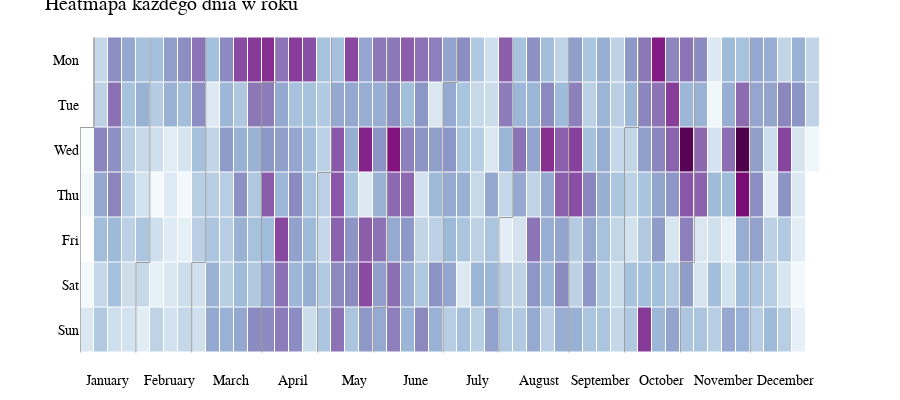

The notebook cell saved with this chart:
### Code cell
dataset['begintrip_timestamp_local'] = pd.to_datetime(dataset['begintrip_timestamp_local'])
dataset['day_of_year'] = dataset['begintrip_timestamp_local'].dt.day_of_year

dataset = dataset.dropna(subset=['day_of_year'])
dataset['day_of_year'] = dataset['day_of_year'].astype(int)

day_of_year_counts = dataset.groupby('day_of_year').size().reset_index(name='count')

reference_year = 2025
day_of_year_counts['date'] = pd.to_datetime(day_of_year_counts['day_of_year'].astype(str), format='%j')

day_of_year_counts['date'] = day_of_year_counts['date'].apply(lambda x: x.replace(year=reference_year))


fig = calplot(
    day_of_year_counts,  
    x='date',            
    y='count',
    title="Heatmapa kazdego dnia w roku",
    colorscale='BuPu'
)

fig.update_layout(
    height=400,
    font=dict(family='Arial', size=14, color='black'))
fig.show()

### Figure 1 — Plotly figure (JSON) as saved in the notebook; plotly's stock layout.template omitted (floating-point values rounded to 4 significant figures; data arrays with more than 128 entries replaced by an {"elided": "..."} marker saying what was removed)
{"data": [{"colorscale": [[0, "rgb(247,252,253)"], [0.125, "rgb(224,236,244)"], [0.25, "rgb(191,211,230)"], [0.375, "rgb(158,188,218)"], [0.5, "rgb(140,150,198)"], [0.625, "rgb(140,107,177)"], [0.75, "rgb(136,65,157)"], [0.875, "rgb(129,15,124)"], [1, "rgb(77,0,75)"]], "customdata": {"elided": "366x2 str values"}, "hovertemplate": "%{customdata[0]} <br>Week=%{x} <br>%{customdata[1]}=%{z}", "name": "2025", "showscale": false, "type": "heatmap", "x": {"elided": "366 int values"}, "xaxis": "x", "xgap": 1, "y": {"elided": "366 int values"}, "yaxis": "y", "ygap": 1, "z": {"elided": "366 int values"}, "zmax": 143, "zmin": 2}, {"hoverinfo": "skip", "line": {"color": "#9e9e9e", "width": 1}, "mode": "lines", "type": "scatter", "x": [-0.5, -0.5], "xaxis": "x", "y": [1.5, 6.5], "yaxis": "y"}, {"hoverinfo": "skip", "line": {"color": "#9e9e9e", "width": 1}, "mode": "lines", "type": "scatter", "x": [-0.5, 0.5], "xaxis": "x", "y": [1.5, 1.5], "yaxis": "y"}, {"hoverinfo": "skip", "line": {"color": "#9e9e9e", "width": 1}, "mode": "lines", "type": "scatter", "x": [0.5, 0.5], "xaxis": "x", "y": [1.5, -0.5], "yaxis": "y"}, {"hoverinfo": "skip", "line": {"color": "#9e9e9e", "width": 1}, "mode": "lines", "type": "scatter", "x": [-0.5, -0.5], "xaxis": "x", "y": [1.5, 6.5], "yaxis": "y"}, {"hoverinfo": "skip", "line": {"color": "#9e9e9e", "width": 1}, "mode": "lines", "type": "scatter", "x": [-0.5, 0.5], "xaxis": "x", "y": [1.5, 1.5], "yaxis": "y"}, {"hoverinfo": "skip", "line": {"color": "#9e9e9e", "width": 1}, "mode": "lines", "type": "scatter", "x": [0.5, 0.5], "xaxis": "x", "y": [1.5, -0.5], "yaxis": "y"}, {"hoverinfo": "skip", "line": {"color": "#9e9e9e", "width": 1}, "mode": "lines", "type": "scatter", "x": [3.5, 3.5], "xaxis": "x", "y": [4.5, 6.5], "yaxis": "y"}, {"hoverinfo": "skip", "line": {"color": "#9e9e9e", "width": 1}, "mode": "lines", "type": "scatter", "x": [3.5, 4.5], "xaxis": "x", "y": [4.5, 4.5], "yaxis": "y"}, {"hoverinfo": "skip", "line": {"color": "#9e9e9e", "width": 1}, "mode": "lines", "type": "scatter", "x": [4.5, 4.5], "xaxis": "x", "y": [4.5, -0.5], "yaxis": "y"}, {"hoverinfo": "skip", "line": {"color": "#9e9e9e", "width": 1}, "mode": "lines", "type": "scatter", "x": [7.5, 7.5], "xaxis": "x", "y": [4.5, 6.5], "yaxis": "y"}, {"hoverinfo": "skip", "line": {"color": "#9e9e9e", "width": 1}, "mode": "lines", "type": "scatter", "x": [7.5, 8.5], "xaxis": "x", "y": [4.5, 4.5], "yaxis": "y"}, {"hoverinfo": "skip", "line": {"color": "#9e9e9e", "width": 1}, "mode": "lines", "type": "scatter", "x": [8.5, 8.5], "xaxis": "x", "y": [4.5, -0.5], "yaxis": "y"}, {"hoverinfo": "skip", "line": {"color": "#9e9e9e", "width": 1}, "mode": "lines", "type": "scatter", "x": [12.5, 12.5], "xaxis": "x", "y": [0.5, 6.5], "yaxis": "y"}, {"hoverinfo": "skip", "line": {"color": "#9e9e9e", "width": 1}, "mode": "lines", "type": "scatter", "x": [12.5, 13.5], "xaxis": "x", "y": [0.5, 0.5], "yaxis": "y"}, {"hoverinfo": "skip", "line": {"color": "#9e9e9e", "width": 1}, "mode": "lines", "type": "scatter", "x": [13.5, 13.5], "xaxis": "x", "y": [0.5, -0.5], "yaxis": "y"}, {"hoverinfo": "skip", "line": {"color": "#9e9e9e", "width": 1}, "mode": "lines", "type": "scatter", "x": [16.5, 16.5], "xaxis": "x", "y": [2.5, 6.5], "yaxis": "y"}, {"hoverinfo": "skip", "line": {"color": "#9e9e9e", "width": 1}, "mode": "lines", "type": "scatter", "x": [16.5, 17.5], "xaxis": "x", "y": [2.5, 2.5], "yaxis": "y"}, {"hoverinfo": "skip", "line": {"color": "#9e9e9e", "width": 1}, "mode": "lines", "type": "scatter", "x": [17.5, 17.5], "xaxis": "x", "y": [2.5, -0.5], "yaxis": "y"}, {"hoverinfo": "skip", "line": {"color": "#9e9e9e", "width": 1}, "mode": "lines", "type": "scatter", "x": [20.5, 20.5], "xaxis": "x", "y": [5.5, 6.5], "yaxis": "y"}, {"hoverinfo": "skip", "line": {"color": "#9e9e9e", "width": 1}, "mode": "lines", "type": "scatter", "x": [20.5, 21.5], "xaxis": "x", "y": [5.5, 5.5], "yaxis": "y"}, {"hoverinfo": "skip", "line": {"color": "#9e9e9e", "width": 1}, "mode": "lines", "type": "scatter", "x": [21.5, 21.5], "xaxis": "x", "y": [5.5, -0.5], "yaxis": "y"}, {"hoverinfo": "skip", "line": {"color": "#9e9e9e", "width": 1}, "mode": "lines", "type": "scatter", "x": [25.5, 25.5], "xaxis": "x", "y": [0.5, 6.5], "yaxis": "y"}, {"hoverinfo": "skip", "line": {"color": "#9e9e9e", "width": 1}, "mode": "lines", "type": "scatter", "x": [25.5, 26.5], "xaxis": "x", "y": [0.5, 0.5], "yaxis": "y"}, {"hoverinfo": "skip", "line": {"color": "#9e9e9e", "width": 1}, "mode": "lines", "type": "scatter", "x": [26.5, 26.5], "xaxis": "x", "y": [0.5, -0.5], "yaxis": "y"}, {"hoverinfo": "skip", "line": {"color": "#9e9e9e", "width": 1}, "mode": "lines", "type": "scatter", "x": [29.5, 29.5], "xaxis": "x", "y": [3.5, 6.5], "yaxis": "y"}, {"hoverinfo": "skip", "line": {"color": "#9e9e9e", "width": 1}, "mode": "lines", "type": "scatter", "x": [29.5, 30.5], "xaxis": "x", "y": [3.5, 3.5], "yaxis": "y"}, {"hoverinfo": "skip", "line": {"color": "#9e9e9e", "width": 1}, "mode": "lines", "type": "scatter", "x": [30.5, 30.5], "xaxis": "x", "y": [3.5, -0.5], "yaxis": "y"}, {"hoverinfo": "skip", "line": {"color": "#9e9e9e", "width": 1}, "mode": "lines", "type": "scatter", "x": [34.5, 34.5], "xaxis": "x", "y": [-0.5, 6.5], "yaxis": "y"}, {"hoverinfo": "skip", "line": {"color": "#9e9e9e", "width": 1}, "mode": "lines", "type": "scatter", "x": [38.5, 38.5], "xaxis": "x", "y": [1.5, 6.5], "yaxis": "y"}, {"hoverinfo": "skip", "line": {"color": "#9e9e9e", "width": 1}, "mode": "lines", "type": "scatter", "x": [38.5, 39.5], "xaxis": "x", "y": [1.5, 1.5], "yaxis": "y"}, {"hoverinfo": "skip", "line": {"color": "#9e9e9e", "width": 1}, "mode": "lines", "type": "scatter", "x": [39.5, 39.5], "xaxis": "x", "y": [1.5, -0.5], "yaxis": "y"}, {"hoverinfo": "skip", "line": {"color": "#9e9e9e", "width": 1}, "mode": "lines", "type": "scatter", "x": [42.5, 42.5], "xaxis": "x", "y": [4.5, 6.5], "yaxis": "y"}, {"hoverinfo": "skip", "line": {"color": "#9e9e9e", "width": 1}, "mode": "lines", "type": "scatter", "x": [42.5, 43.5], "xaxis": "x", "y": [4.5, 4.5], "yaxis": "y"}, {"hoverinfo": "skip", "line": {"color": "#9e9e9e", "width": 1}, "mode": "lines", "type": "scatter", "x": [43.5, 43.5], "xaxis": "x", "y": [4.5, -0.5], "yaxis": "y"}, {"hoverinfo": "skip", "line": {"color": "#9e9e9e", "width": 1}, "mode": "lines", "type": "scatter", "x": [47.5, 47.5], "xaxis": "x", "y": [-0.5, 6.5], "yaxis": "y"}], "layout": {"font": {"color": "black", "family": "Arial", "size": 14}, "height": 400, "margin": {"b": 20, "t": 20}, "plot_bgcolor": "#fff", "showlegend": false, "title": {"text": "Heatmapa kazdego dnia w roku"}, "xaxis": {"anchor": "y", "domain": [0, 1], "showgrid": false, "showline": false, "tickmode": "array", "ticktext": ["January", "February", "March", "April", "May", "June", "July", "August", "September", "October", "November", "December"], "tickvals": [1.5, 5.909, 10.32, 14.73, 19.14, 23.55, 27.95, 32.36, 36.77, 41.18, 45.59, 50], "zeroline": false}, "yaxis": {"anchor": "x", "autorange": "reversed", "domain": [0, 1], "showgrid": false, "showline": false, "tickmode": "array", "ticktext": ["Mon", "Tue", "Wed", "Thu", "Fri", "Sat", "Sun"], "tickvals": [0, 1, 2, 3, 4, 5, 6], "zeroline": false}}}
